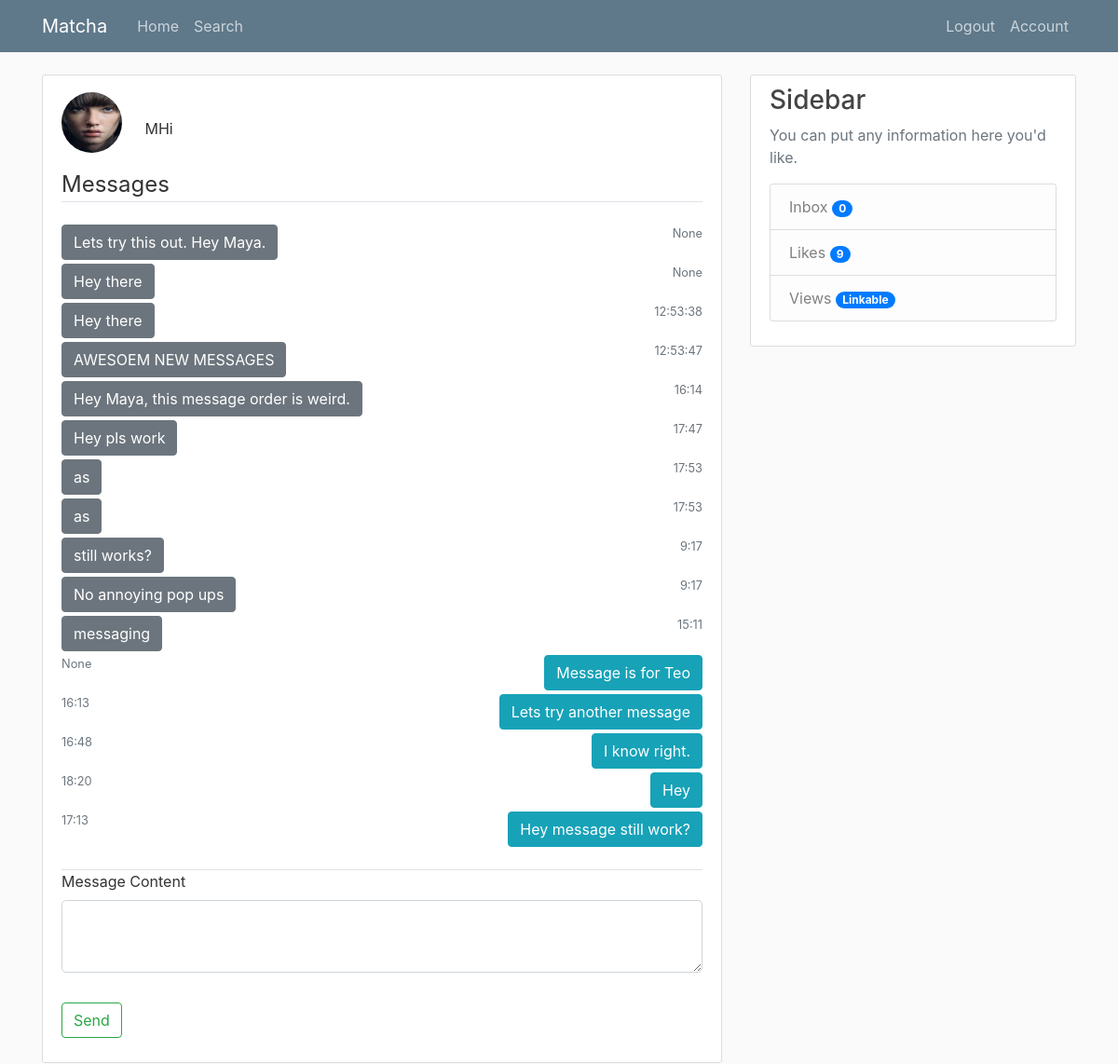
The app's page /messages/2 (signed in), older data.
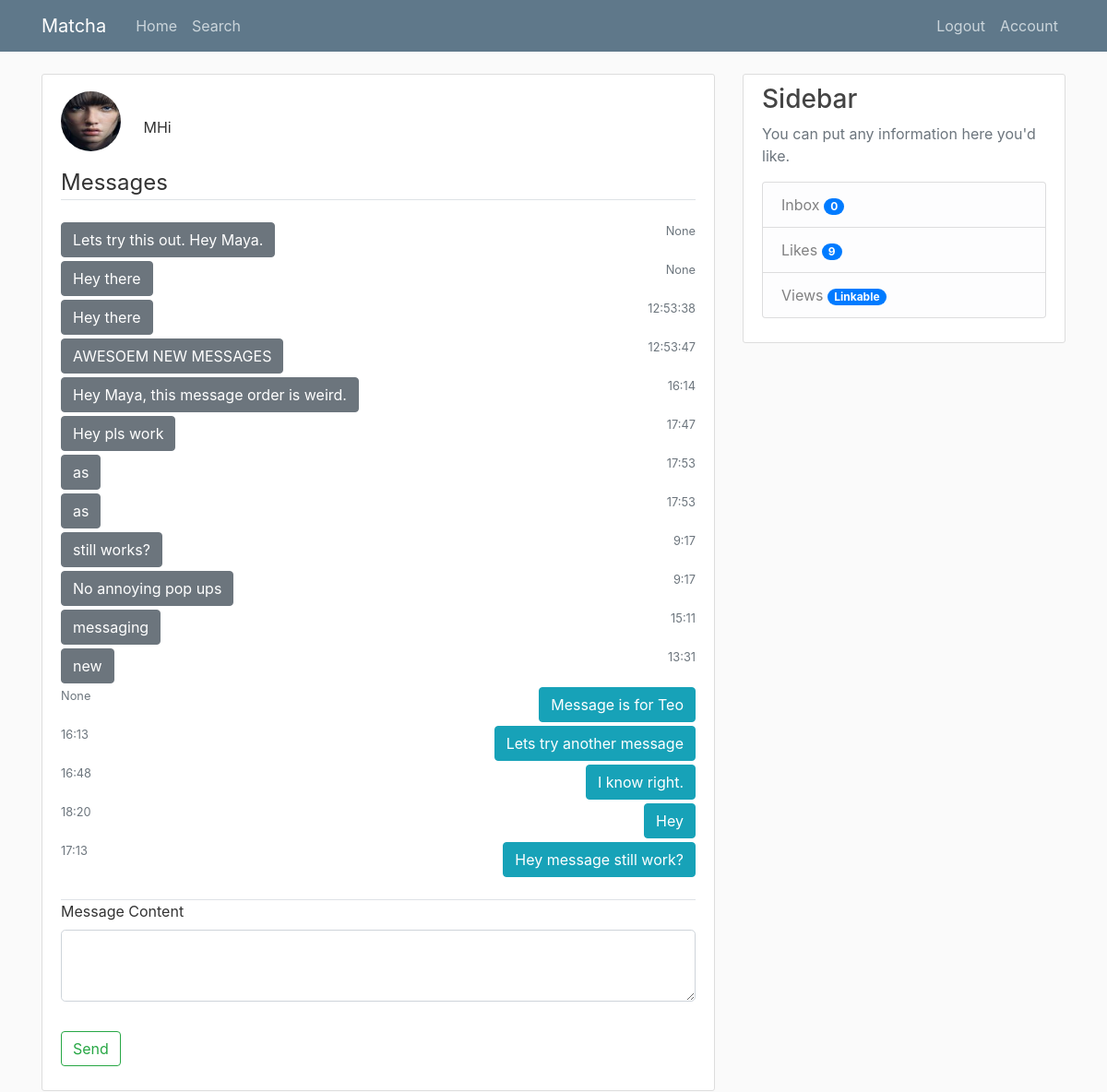
The same page, newer data.
### tables this page shows
CREATE TABLE users (
            user_id INTEGER PRIMARY KEY AUTOINCREMENT,
            firstname TEXT NOT NULL,
            lastname TEXT NOT NULL,
            age INTEGER NOT NULL,
            birthdate TEXT NOT NULL,
            username TEXT NOT NULL,
            email TEXT NOT NULL,
            password TEXT NOT NULL,
            gender TEXT NOT NULL,
            sexual_pref TEXT NULL,
            biography TEXT NULL,
            famerating INTEGER DEFAULT 100,
            image_file_p TEXT DEFAULT "default.jpg",
            image_file_1 TEXT NULL,
            image_file_2 TEXT NULL,
            image_file_3 TEXT NULL,
            image_file_4 TEXT NULL,
            image_file_5 TEXT NULL
            );

CREATE TABLE messages (
            id INTEGER PRIMARY KEY AUTOINCREMENT,
            recipient INTEGER NULL,
            content TEXT NULL,
            date TEXT NULL,
            time TEXT NULL,
            user_id INTEGER NOT NULL,
            FOREIGN KEY (user_id)
                REFERENCES users (user_id) 
            );

### matcha/routes.py (the view, shortened to what this page needs)
@app.route('/messages/<user_id>', methods=['GET', 'POST'])
@login_required
def messages(user_id):
    form = MessagesForm()
    conn = sql.connect('matcha\\users.db')
    cur = conn.cursor()
    cur.execute("SELECT * FROM messages WHERE user_id=:currentuser AND recipient=:recipient", {'currentuser': current_user.user_id, 'recipient': user_id})
    messages1 = cur.fetchall()
    cur.execute("SELECT * FROM messages, users WHERE messages.user_id=:seconduser AND messages.recipient=:currentuser AND users.user_id=:seconduser", {'seconduser': user_id, 'currentuser': current_user.user_id})
    messages2 = cur.fetchall()
    conn.close()
    return render_template('messages.html', title='Messages', form=form, messages1=messages1, messages2=messages2)

### matcha/forms.py
class MessagesForm(FlaskForm):
    message_content = TextAreaField('Message Content',
                                    validators=[DataRequired()])
    submit          = SubmitField('Send')

### matcha/classes.py (called while the page is built)
    def __repr__(self):
        return "User('{}', '{}', '{}', '{}', '{}', '{}', '{}', '{}', '{}', '{}', '{}', {}, {}, {}, {}, {}, {}, {})".format(
        self.user_id, self.firstname, self.lastname, self.age, self.birthdate,
        self.username, self.email, self.password, self.gender, self.sexual_pref,
        self.biography, self.famerating, self.image_file_p, self.image_file_1,
        self.image_file_2, self.image_file_3, self.image_file_4, self.image_file_5)

### matcha/models.py (called while the page is built)
@login_manager.user_loader
def load_user(id):
    conn = sql.connect('matcha\\users.db')
    cur = conn.cursor()
    cur.execute("SELECT * from users where email = (?)", [id])
    userrow = cur.fetchone()
    print ('id ', id)
    print ('fetchone ', userrow)
    user = User(userrow[0], userrow[1], userrow[2], userrow[3], userrow[4],
            userrow[5], userrow[6], userrow[7], userrow[8], userrow[9],
            userrow[10], userrow[11], userrow[12], userrow[13], userrow[14],
            userrow[15], userrow[16], userrow[17])
    print('return id', user)
    return (user)

### matcha/templates/messages.html (shortened to what this page needs)
{% extends "layout.html" %}
{% block content %}
<div class="content-section">
    <form method="POST" action="">
        <div class="mt-2">
            <img class="rounded-circle account-img-fillers" src="/static/profile_pics/{{ messages2[1][18] }}">
            {{ messages2[1][11] }}
        </div>
        <fieldset class="form-group">
            <legend class="border-bottom mb-4">Messages</legend>
            <div class="mb-4">
                {% for message in messages1 %}
                <div class="mb-1 text-left">
                    <button type="button" class="btn btn-secondary">{{ message[2] }}</button>
                    <small class="text-muted pull-right">{{ message[4] }}</small><br>
                </div>
                {% endfor %}
                {% for message in messages2 %}
                <div class="mb-1 text-right">
                    <small class="text-muted pull-left">{{ message[4] }}</small>
                    <button type="button" class="btn btn-info">{{ message[2] }}</button><br>
                </div>
                {% endfor %}
            </div>
            <div class="form-group border-top">
                {{ form.message_content.label(class="form-control-label") }}
                {% if form.message_content.errors %}
                {{ form.message_content(class="form-control form-control-lg is-invalid") }}
                <div class="invalid-feedback">
                    {% for error in form.message_content.errors %}
                        <span>{{ error }}</span>
                    {% endfor %}
                </div>
            {% else %}
                {{ form.message_content(class="form-control form-control-lg") }}
            {% endif %}
            </div>
        </fieldset>
        <div class="form-group">
            {{ form.submit(class="btn btn-outline-success") }}
        </div>
    </form>
</div>
{% endblock content %}

### matcha/templates/layout.html (shortened to what this page needs)
<!DOCTYPE html>
<html lang="en">
<head>
    <link rel="stylesheet" href="https://stackpath.bootstrapcdn.com/bootstrap/4.3.1/css/bootstrap.min.css">
    <link rel="stylesheet" type="text/css" href="{{ url_for('static', filename='main.css') }}">
    <link rel="stylesheet" href="https://cdnjs.cloudflare.com/ajax/libs/font-awesome/4.7.0/css/font-awesome.min.css">
</head>
<body>
    <header class="site-header">
        <nav class="navbar navbar-expand-md navbar-dark bg-steel fixed-top">
            <div class="container">
                <a class="navbar-brand mr-4" href="/">Matcha</a>
                <div class="collapse navbar-collapse" id="navbarToggle">
                    <div class="navbar-nav mr-auto">
                        {% if current_user.is_authenticated %}
                        <a class="nav-item nav-link" href="{{ url_for('home') }}">Home</a>
                        <a class="nav-item nav-link" href="{{ url_for('search') }}">Search</a>
                        {% else %}
                        <a class="nav-item nav-link" href="{{ url_for('home') }}">Home</a>
                        <a class="nav-item nav-link" href="{{ url_for('about') }}">About</a>
                        {% endif %}
                    </div>
                    <div class="navbar-nav">
                        {% if current_user.is_authenticated %}
                            <a class="nav-item nav-link" href="{{ url_for('logout') }}">Logout</a>
                            <a class="nav-item nav-link" href="{{ url_for('account') }}">Account</a>
                        {% else %}
                            <a class="nav-item nav-link" href="{{ url_for('login') }}">Login</a>
                            <a class="nav-item nav-link" href="{{ url_for('register') }}">Register</a>
                        {% endif %}
                    </div>
                </div>
            </div>
        </nav>
    </header>
    <main role="main" class="container">
        <div class="row">
            <div class="col-md-8">
                {% block content %}{% endblock %}
            </div>
            {% if current_user.is_authenticated %}
            <div class="col-md-4">
                <div class="content-section">
                    <h3>Sidebar</h3>
                    <p class='text-muted'>You can put any information here you'd like.
                    <ul class="list-group">
                        <a href="{{ url_for('inbox') }}" class="list-group-item list-group-item-light">Inbox <span class="badge badge-pill badge-primary">{{ posts|length }}</span></a>
                        <li class="list-group-item list-group-item-light">Likes <span class="badge badge-pill badge-primary">9</span></li>
                        <li class="list-group-item list-group-item-light">Views <a href="#" class="badge badge-pill badge-primary">Linkable</a></li>
                    </ul>
                    </p>
                </div>
            </div>
            {% endif %}
        </div>
    </main>
</body>
</html>

### matcha/static/main.css (style rules this page uses)
body { background: #fafafa; color: #333333; margin-top: 5rem; }
h1, h2, h3, h4, h5, h6 { color: #444444; }
.bg-steel { background-color: #5f788a; }
.site-header .navbar-nav .nav-link { color: #cbd5db; }
.content-section { background: #ffffff; padding: 10px 20px; border: 1px solid #dddddd; border-radius: 3px; margin-bottom: 20px; }
.account-img-fillers { height: 65px; width: 65px; margin-right: 20px; margin-bottom: 16px; }

Row changes from the older to the newer data that the page shows:
added messages: content "new", time "13:31", shown under "Messages"
